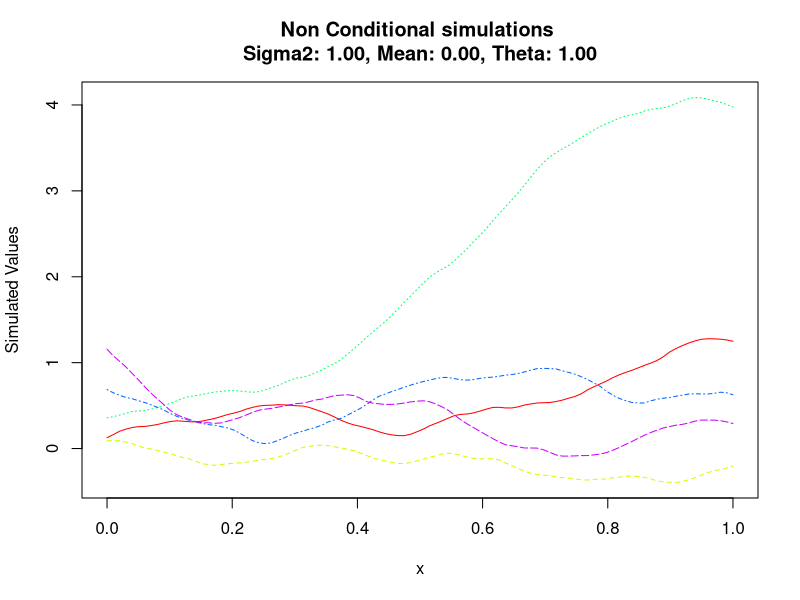
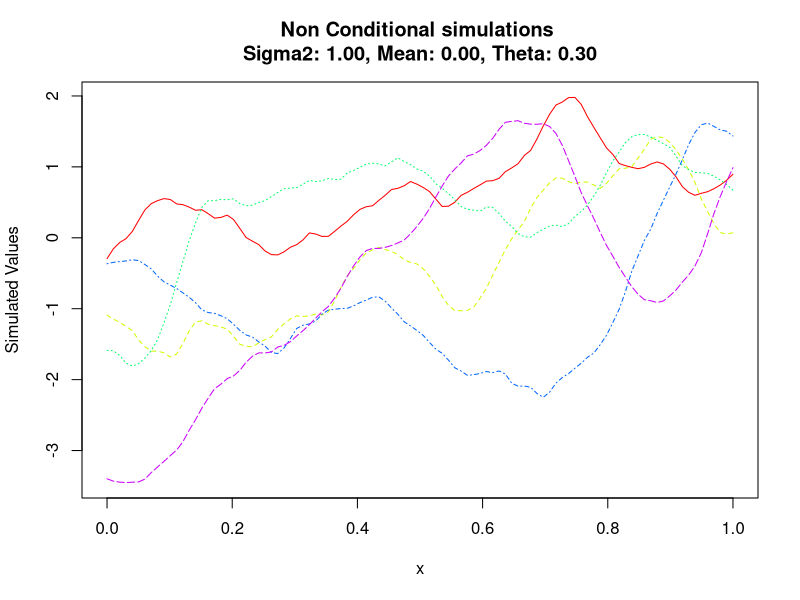
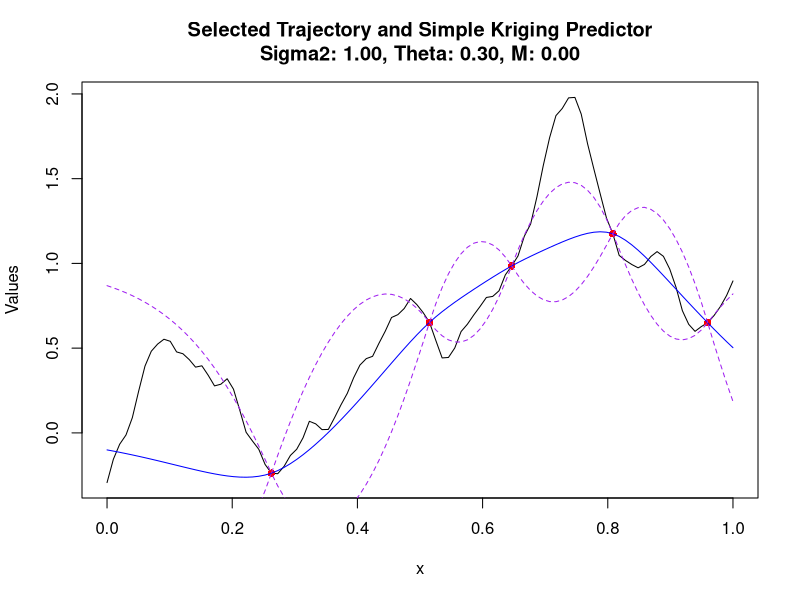

Write R code to recreate these figures, in order.
## ---- chunk 1
m <- 0
sigma2 <- 1
n_points <- 100

matern_cov <- function(x1, x2, theta) {
  p <- length(x1)
  result <- 1
  
  for (j in 1:p) {
    term1 <- (1 + (sqrt(5) * abs(x1[j] - x2[j]) / theta[j]) - (5/3) * ((x1[j] - x2[j])^2 / theta[j]^2))
    term2 <- exp(-sqrt(5) * abs(x1[j] - x2[j]) / theta[j])
    result <- result * (term1 * term2)
  }
  
  return(result)
}

x <- seq(0, 1, length.out = n_points)

matrice_cov <- function(theta){
  matrice_covariance <- matrix(0, n_points, n_points)

  for (i in 1:n_points) {
    for (j in 1:n_points) {
    matrice_covariance[i, j] <- matern_cov(x[i], x[j], theta)
    }
  }
   matrice_covariance <- matrice_covariance * 
   return(matrice_covariance)
}
## ---- chunk 2
simulate_non_conditional <- function(mean_vector, covariance_matrix, n_simulations) {
  L <- chol(covariance_matrix)
  u <- matrix(rnorm(n_points * n_simulations), n_points, n_simulations)
  simulated_values <- matrix(mean_vector, nrow = n_points, ncol = n_simulations) + t(L) %*% u
  return(simulated_values)
}

n_simulations <- 5

theta <- 1
matrice_covariance <- matrice_cov(theta)
mean_vector <- rep(m, n_points)
simulated_values <- simulate_non_conditional(mean_vector, matrice_covariance, n_simulations)
matplot(x, simulated_values, type = "l", col = rainbow(n_simulations), xlab = "x", ylab = "Simulated Values",
        main = sprintf("Non Conditional simulations \nSigma2: %.2f, Mean: %.2f, Theta: %.2f", sigma2, m, theta))


theta <- 0.3
matrice_covariance <- matrice_cov(theta)
mean_vector <- rep(m, n_points)
simulated_values <- simulate_non_conditional(mean_vector, matrice_covariance, n_simulations)
matplot(x, simulated_values, type = "l", col = rainbow(n_simulations), xlab = "x", ylab = "Simulated Values",
        main = sprintf("Non Conditional simulations \nSigma2: %.2f, Mean: %.2f, Theta: %.2f", sigma2, m, theta))
## ---- chunk 3
selected_trajectory <- simulated_values[, 1]
selected_points <- sample(1:n_points, 5)
selected_x <- x[selected_points]
selected_values <- selected_trajectory[selected_points]
selected_cov_matrix <- matrice_covariance[selected_points, selected_points]

for (i in 1:5) {
  for (j in 1:5) {
    selected_cov_matrix[i, j] <- matern_cov(selected_x[i], selected_x[j], theta)
  }
}

selected_cov_matrix <- selected_cov_matrix * sigma2
print(selected_cov_matrix)

simple_kriging_predictor <- function(x0, selected_x, selected_values, m, theta, sigma2) {
  n_points <- length(selected_x)
  Rxx <- matrix(0, n_points, n_points)
  for (i in 1:n_points) {
    for (j in 1:n_points) {
      Rxx[i, j] <- matern_cov(selected_x[i], selected_x[j], theta)
    }
  }
  cov_vector <- m + sapply(selected_x, function(xi) matern_cov(xi, x0, theta)) %*% solve(Rxx, selected_values - rep(m, n_points))
  variance <- sigma2 * (1 - sapply(selected_x, function(xi) matern_cov(xi, x0, theta)) %*% solve(Rxx, 
                                                                                                 sapply(selected_x, function(xi) matern_cov(xi, x0, theta))))
  return(list(predictor = cov_vector, variance = variance))
}

x_discretized <- seq(0, 1, length.out = n_points)

predictors <- sapply(x_discretized, function(x0) simple_kriging_predictor(x0, selected_x, selected_values, m, theta, sigma2)$predictor)

plot(x, selected_trajectory, type = "l", col = "black", xlab = "x", ylab = "Values",
     main = sprintf("Selected Trajectory and Simple Kriging Predictor\nSigma2: %.2f, Theta: %.2f, M: %.2f", sigma2, theta, m))
points(selected_x, selected_values, col = "red", pch = 16)

result <- sapply(x,function(xi) simple_kriging_predictor(xi, selected_x, selected_values, m, theta, sigma2)$predictor)
lines(x, result, col = "blue")

pred_var <- sapply(x, function(xi) simple_kriging_predictor(xi, selected_x, selected_values, m, theta, sigma2)$variance)
lines(x, result + sqrt(pred_var), col="purple",lty = 2)
lines(x, result - sqrt(pred_var), col="purple",lty = 2)
